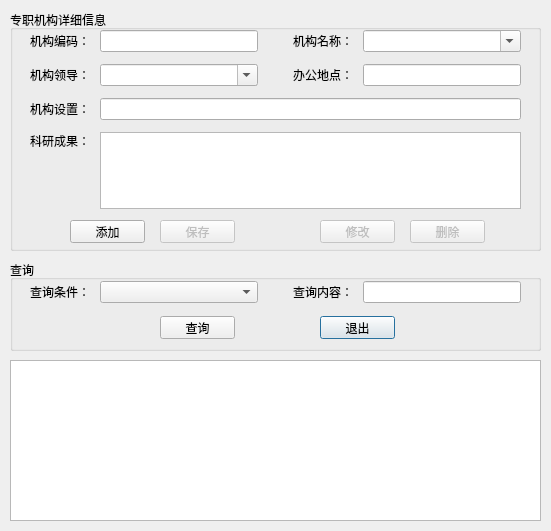
<?xml version="1.0" encoding="UTF-8"?>
<ui version="4.0">
 <class>FulltimeDialog</class>
 <widget class="QDialog" name="FulltimeDialog">
  <property name="geometry">
   <rect>
    <x>0</x>
    <y>0</y>
    <width>551</width>
    <height>531</height>
   </rect>
  </property>
  <property name="minimumSize">
   <size>
    <width>551</width>
    <height>531</height>
   </size>
  </property>
  <property name="maximumSize">
   <size>
    <width>551</width>
    <height>531</height>
   </size>
  </property>
  <property name="windowTitle">
   <string>专职机构</string>
  </property>
  <widget class="QTableView" name="list_fulltime">
   <property name="geometry">
    <rect>
     <x>10</x>
     <y>360</y>
     <width>531</width>
     <height>161</height>
    </rect>
   </property>
   <property name="editTriggers">
    <set>QAbstractItemView::NoEditTriggers</set>
   </property>
   <property name="selectionMode">
    <enum>QAbstractItemView::SingleSelection</enum>
   </property>
   <property name="selectionBehavior">
    <enum>QAbstractItemView::SelectRows</enum>
   </property>
   <attribute name="horizontalHeaderStretchLastSection">
    <bool>true</bool>
   </attribute>
   <attribute name="verticalHeaderDefaultSectionSize">
    <number>25</number>
   </attribute>
   <attribute name="verticalHeaderMinimumSectionSize">
    <number>15</number>
   </attribute>
  </widget>
  <widget class="QGroupBox" name="box_fulltime">
   <property name="geometry">
    <rect>
     <x>10</x>
     <y>10</y>
     <width>531</width>
     <height>241</height>
    </rect>
   </property>
   <property name="title">
    <string>专职机构详细信息</string>
   </property>
   <widget class="QWidget" name="verticalLayoutWidget">
    <property name="geometry">
     <rect>
      <x>10</x>
      <y>15</y>
      <width>511</width>
      <height>189</height>
     </rect>
    </property>
    <layout class="QVBoxLayout" name="verticalLayout">
     <property name="spacing">
      <number>12</number>
     </property>
     <property name="leftMargin">
      <number>10</number>
     </property>
     <property name="topMargin">
      <number>5</number>
     </property>
     <property name="rightMargin">
      <number>10</number>
     </property>
     <property name="bottomMargin">
      <number>5</number>
     </property>
     <item>
      <layout class="QHBoxLayout" name="horizontalLayout_8">
       <property name="spacing">
        <number>35</number>
       </property>
       <item>
        <layout class="QHBoxLayout" name="horizontalLayout" stretch="1,3">
         <property name="spacing">
          <number>10</number>
         </property>
         <item>
          <widget class="QLabel" name="label_code">
           <property name="text">
            <string>机构编码：</string>
           </property>
           <property name="alignment">
            <set>Qt::AlignRight|Qt::AlignTrailing|Qt::AlignVCenter</set>
           </property>
          </widget>
         </item>
         <item>
          <widget class="QLineEdit" name="edit_code">
           <property name="maxLength">
            <number>20</number>
           </property>
          </widget>
         </item>
        </layout>
       </item>
       <item>
        <layout class="QHBoxLayout" name="horizontalLayout_2" stretch="1,3">
         <property name="spacing">
          <number>10</number>
         </property>
         <item>
          <widget class="QLabel" name="label_name">
           <property name="text">
            <string>机构名称：</string>
           </property>
           <property name="alignment">
            <set>Qt::AlignRight|Qt::AlignTrailing|Qt::AlignVCenter</set>
           </property>
          </widget>
         </item>
         <item>
          <widget class="QComboBox" name="combo_name">
           <property name="editable">
            <bool>true</bool>
           </property>
          </widget>
         </item>
        </layout>
       </item>
      </layout>
     </item>
     <item>
      <layout class="QHBoxLayout" name="horizontalLayout_9">
       <property name="spacing">
        <number>35</number>
       </property>
       <item>
        <layout class="QHBoxLayout" name="horizontalLayout_3" stretch="1,3">
         <property name="spacing">
          <number>10</number>
         </property>
         <item>
          <widget class="QLabel" name="label_leader">
           <property name="text">
            <string>机构领导：</string>
           </property>
           <property name="alignment">
            <set>Qt::AlignRight|Qt::AlignTrailing|Qt::AlignVCenter</set>
           </property>
          </widget>
         </item>
         <item>
          <widget class="QComboBox" name="combo_leader">
           <property name="editable">
            <bool>true</bool>
           </property>
          </widget>
         </item>
        </layout>
       </item>
       <item>
        <layout class="QHBoxLayout" name="horizontalLayout_4" stretch="1,3">
         <property name="spacing">
          <number>10</number>
         </property>
         <item>
          <widget class="QLabel" name="label_location">
           <property name="text">
            <string>办公地点：</string>
           </property>
           <property name="alignment">
            <set>Qt::AlignRight|Qt::AlignTrailing|Qt::AlignVCenter</set>
           </property>
          </widget>
         </item>
         <item>
          <widget class="QLineEdit" name="edit_location">
           <property name="maxLength">
            <number>100</number>
           </property>
          </widget>
         </item>
        </layout>
       </item>
      </layout>
     </item>
     <item>
      <layout class="QHBoxLayout" name="horizontalLayout_6">
       <property name="spacing">
        <number>10</number>
       </property>
       <item>
        <widget class="QLabel" name="label_setting">
         <property name="text">
          <string>机构设置：</string>
         </property>
         <property name="alignment">
          <set>Qt::AlignRight|Qt::AlignTrailing|Qt::AlignVCenter</set>
         </property>
        </widget>
       </item>
       <item>
        <widget class="QLineEdit" name="edit_setting">
         <property name="maxLength">
          <number>255</number>
         </property>
        </widget>
       </item>
      </layout>
     </item>
     <item>
      <layout class="QHBoxLayout" name="horizontalLayout_7">
       <property name="spacing">
        <number>10</number>
       </property>
       <item>
        <widget class="QLabel" name="label_fruit">
         <property name="text">
          <string>科研成果：</string>
         </property>
         <property name="alignment">
          <set>Qt::AlignRight|Qt::AlignTop|Qt::AlignTrailing</set>
         </property>
        </widget>
       </item>
       <item>
        <widget class="QPlainTextEdit" name="edit_fruit"/>
       </item>
      </layout>
     </item>
    </layout>
   </widget>
   <widget class="QPushButton" name="btn_add">
    <property name="geometry">
     <rect>
      <x>60</x>
      <y>210</y>
      <width>75</width>
      <height>23</height>
     </rect>
    </property>
    <property name="text">
     <string>添加</string>
    </property>
   </widget>
   <widget class="QPushButton" name="btn_save">
    <property name="enabled">
     <bool>false</bool>
    </property>
    <property name="geometry">
     <rect>
      <x>150</x>
      <y>210</y>
      <width>75</width>
      <height>23</height>
     </rect>
    </property>
    <property name="text">
     <string>保存</string>
    </property>
   </widget>
   <widget class="QPushButton" name="btn_update">
    <property name="enabled">
     <bool>false</bool>
    </property>
    <property name="geometry">
     <rect>
      <x>310</x>
      <y>210</y>
      <width>75</width>
      <height>23</height>
     </rect>
    </property>
    <property name="text">
     <string>修改</string>
    </property>
   </widget>
   <widget class="QPushButton" name="btn_delete">
    <property name="enabled">
     <bool>false</bool>
    </property>
    <property name="geometry">
     <rect>
      <x>400</x>
      <y>210</y>
      <width>75</width>
      <height>23</height>
     </rect>
    </property>
    <property name="text">
     <string>删除</string>
    </property>
   </widget>
  </widget>
  <widget class="QGroupBox" name="box_select">
   <property name="geometry">
    <rect>
     <x>10</x>
     <y>260</y>
     <width>531</width>
     <height>91</height>
    </rect>
   </property>
   <property name="title">
    <string>查询</string>
   </property>
   <widget class="QWidget" name="horizontalLayoutWidget_9">
    <property name="geometry">
     <rect>
      <x>20</x>
      <y>20</y>
      <width>491</width>
      <height>24</height>
     </rect>
    </property>
    <layout class="QHBoxLayout" name="horizontalLayout_10">
     <property name="spacing">
      <number>35</number>
     </property>
     <item>
      <layout class="QHBoxLayout" name="horizontalLayout_11" stretch="1,3">
       <property name="spacing">
        <number>10</number>
       </property>
       <item>
        <widget class="QLabel" name="label_condition">
         <property name="text">
          <string>查询条件：</string>
         </property>
         <property name="alignment">
          <set>Qt::AlignRight|Qt::AlignTrailing|Qt::AlignVCenter</set>
         </property>
        </widget>
       </item>
       <item>
        <widget class="QComboBox" name="combo_condition">
         <property name="editable">
          <bool>false</bool>
         </property>
        </widget>
       </item>
      </layout>
     </item>
     <item>
      <layout class="QHBoxLayout" name="horizontalLayout_12" stretch="1,3">
       <property name="spacing">
        <number>10</number>
       </property>
       <item>
        <widget class="QLabel" name="label_content">
         <property name="text">
          <string>查询内容：</string>
         </property>
         <property name="alignment">
          <set>Qt::AlignRight|Qt::AlignTrailing|Qt::AlignVCenter</set>
         </property>
        </widget>
       </item>
       <item>
        <widget class="QLineEdit" name="edit_content">
         <property name="maxLength">
          <number>255</number>
         </property>
        </widget>
       </item>
      </layout>
     </item>
    </layout>
   </widget>
   <widget class="QPushButton" name="btn_select">
    <property name="geometry">
     <rect>
      <x>150</x>
      <y>56</y>
      <width>75</width>
      <height>23</height>
     </rect>
    </property>
    <property name="text">
     <string>查询</string>
    </property>
   </widget>
   <widget class="QPushButton" name="btn_quit">
    <property name="geometry">
     <rect>
      <x>310</x>
      <y>56</y>
      <width>75</width>
      <height>23</height>
     </rect>
    </property>
    <property name="text">
     <string>退出</string>
    </property>
    <property name="default">
     <bool>true</bool>
    </property>
   </widget>
  </widget>
 </widget>
 <resources/>
 <connections>
  <connection>
   <sender>btn_quit</sender>
   <signal>clicked()</signal>
   <receiver>FulltimeDialog</receiver>
   <slot>close()</slot>
   <hints>
    <hint type="sourcelabel">
     <x>357</x>
     <y>327</y>
    </hint>
    <hint type="destinationlabel">
     <x>275</x>
     <y>265</y>
    </hint>
   </hints>
  </connection>
 </connections>
</ui>
